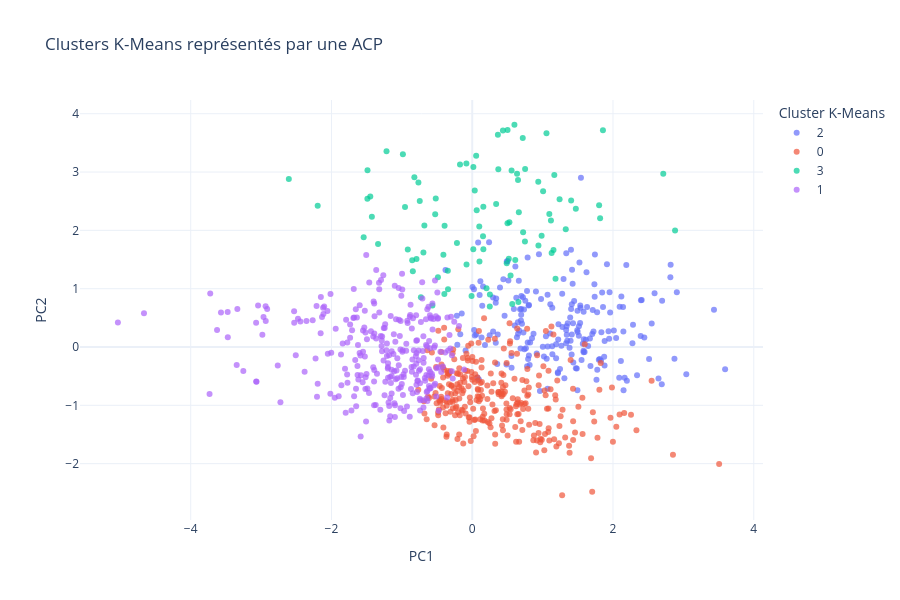

The notebook cell saved with this chart:
### Code cell
# Visualisation des clusters avec PCA
pca = PCA(n_components=2)
X_pca = pca.fit_transform(X_scaled)

pca_df = pd.DataFrame(
    X_pca,
    columns=["PC1", "PC2"],
    index=cluster_data.index
)

pca_df["cluster"] = cluster_data["kmeans_cluster"].astype(str)

fig = px.scatter(
    pca_df,
    x="PC1",
    y="PC2",
    color="cluster",
    title="Clusters K-Means représentés par une ACP",
    labels={
        "cluster": "Cluster K-Means"
    },
    template="plotly_white",
    opacity=0.7
)

fig.update_layout(height=600)
fig.show()

print(
    f"Variance expliquée par PC1 et PC2 : "
    f"{pca.explained_variance_ratio_.sum():.1%}"
)

### Figure 1 — Plotly figure (JSON) as saved in the notebook; plotly's stock layout.template omitted (floating-point values rounded to 4 significant figures; data arrays with more than 128 entries replaced by an {"elided": "..."} marker saying what was removed)
{"data": [{"hovertemplate": "Cluster K-Means=2<br>PC1=%{x}<br>PC2=%{y}<extra></extra>", "legendgroup": "2", "marker": {"color": "#636efa", "opacity": 0.7, "symbol": "circle"}, "mode": "markers", "name": "2", "orientation": "v", "showlegend": true, "type": "scatter", "x": {"elided": "202 float values"}, "xaxis": "x", "y": {"elided": "202 float values"}, "yaxis": "y"}, {"hovertemplate": "Cluster K-Means=0<br>PC1=%{x}<br>PC2=%{y}<extra></extra>", "legendgroup": "0", "marker": {"color": "#EF553B", "opacity": 0.7, "symbol": "circle"}, "mode": "markers", "name": "0", "orientation": "v", "showlegend": true, "type": "scatter", "x": {"elided": "288 float values"}, "xaxis": "x", "y": {"elided": "288 float values"}, "yaxis": "y"}, {"hovertemplate": "Cluster K-Means=3<br>PC1=%{x}<br>PC2=%{y}<extra></extra>", "legendgroup": "3", "marker": {"color": "#00cc96", "opacity": 0.7, "symbol": "circle"}, "mode": "markers", "name": "3", "orientation": "v", "showlegend": true, "type": "scatter", "x": [-0.344, 0.7489, 0.1029, -0.8439, 1.155, 0.5446, 0.1579, -0.2173, 0.5195, 0.9407, 0.6561, 0.9855, 0.251, 1.007, 0.9383, 1.118, 1.329, 0.5279, 1.241, 1.095, 0.1532, 0.1001, 0.6622, 1.803, 0.4902, 1.472, 0.5009, 1.405, 0.7229, 0.6506, -0.08127, 0.6114, -0.3963, -0.6938, -1.449, -0.009636, -0.7297, -0.9158, -1.338, 0.5018, 0.05581, 0.4358, -0.5262, 0.01507, -0.9549, -1.426, -0.8223, 0.01594, 2.882, 0.03558, -0.8531, 0.5995, -0.4097, -0.6799, 1.166, -0.9852, 2.714, -0.5658, 1.184, -0.7923, 0.2031, 0.5687, 0.2493, 0.3398, -0.7456, -1.218, -0.5185, -1.488, -1.49, 0.1578, -0.7646, -2.196, -1.543, 0.6366, -0.08315, -0.3928, -2.606, 1.817, 0.7178, 0.06338, 0.3709, 0.7512, 0.3645, -0.1737, 1.857, 0.5592, 1.055, 1.128, -0.3467, -0.4876], "xaxis": "x", "y": [0.9894, 1.808, 1.466, 1.298, 1.664, 1.228, 1.676, 1.783, 1.515, 1.74, 0.7705, 1.908, 0.9013, 2.671, 2.832, 2.17, 2.018, 2.137, 2.532, 2.279, 1.9, 2.065, 2.311, 2.429, 1.437, 2.369, 2.121, 2.514, 1.969, 2.863, 1.413, 1.491, 0.9078, 1.619, 2.581, 0.8751, 0.8512, 1.672, 1.765, 3.719, 3.277, 3.714, 2.278, 1.678, 2.4, 2.233, 2.912, 3.087, 1.998, 2.684, 1.488, 3.811, 1.582, 2.085, 2.948, 3.307, 2.969, 0.7124, 1.169, 1.509, 1.009, 0.7388, 0.6929, 2.453, 2.505, 3.358, 2.545, 3.03, 2.543, 2.404, 2.82, 2.424, 1.88, 2.972, 3.146, 2.078, 2.882, 2.207, 3.585, 2.347, 3.049, 3.051, 3.641, 3.131, 3.716, 3.026, 3.667, 1.611, 1.308, 1.194], "yaxis": "y"}, {"hovertemplate": "Cluster K-Means=1<br>PC1=%{x}<br>PC2=%{y}<extra></extra>", "legendgroup": "1", "marker": {"color": "#ab63fa", "opacity": 0.7, "symbol": "circle"}, "mode": "markers", "name": "1", "orientation": "v", "showlegend": true, "type": "scatter", "x": {"elided": "285 float values"}, "xaxis": "x", "y": {"elided": "285 float values"}, "yaxis": "y"}], "layout": {"height": 600, "legend": {"title": {"text": "Cluster K-Means"}, "tracegroupgap": 0}, "title": {"text": "Clusters K-Means représentés par une ACP"}, "xaxis": {"anchor": "y", "domain": [0, 1], "title": {"text": "PC1"}}, "yaxis": {"anchor": "x", "domain": [0, 1], "title": {"text": "PC2"}}}}
